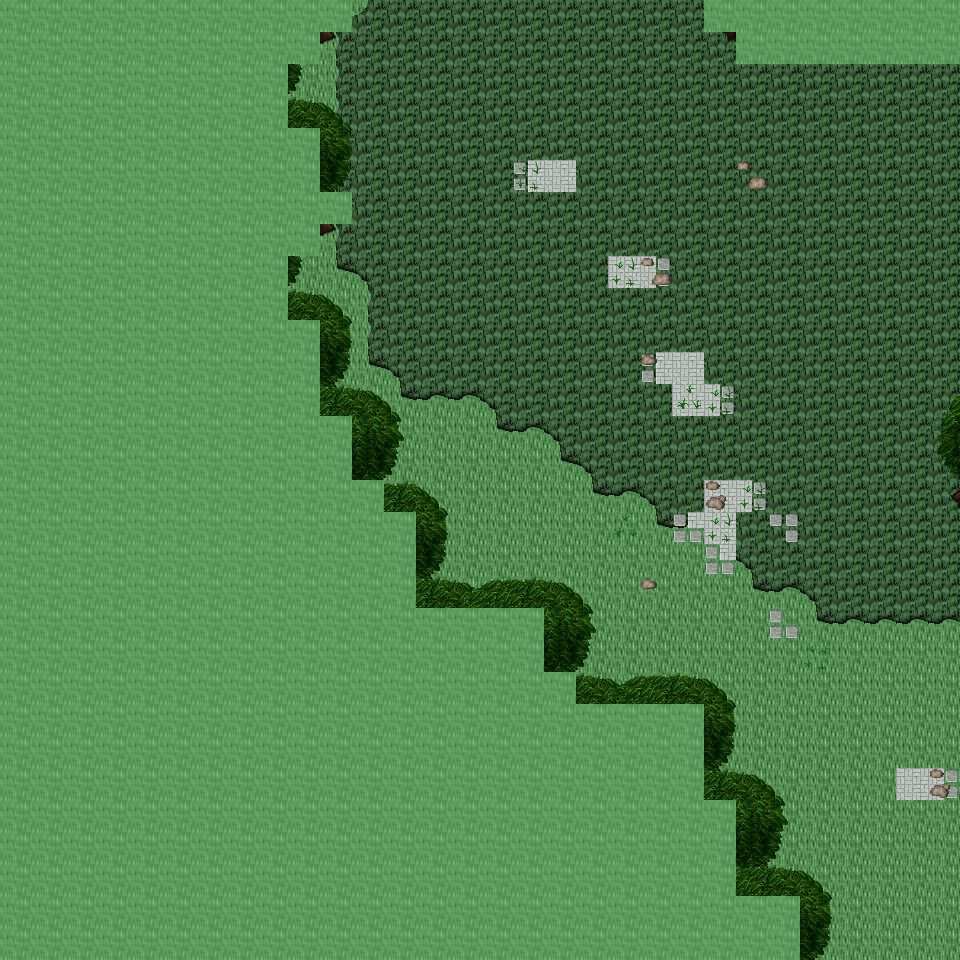

This is a level from a 2D game, rendered from its Tiled map with the project's own tilesets. A one-line summary and the map file follow, with tile-layer data summarised:
An orthogonal 30x30 tile map with 32x32 px tiles, 6 tile layers (Ground, Object, Object2, Above, ...), 23 tilesets and 3 objects (3x mapExit).

<map version="1.0" orientation="orthogonal" renderorder="right-down" width="30" height="30" tilewidth="32" tileheight="32" nextobjectid="4">
  <tileset firstgid="1" name="tileset_ground_ground" tilewidth="32" tileheight="32" tilecount="33" columns="3">
    <image source="../drawable/tileset_ground_ground.png" width="96" height="352" />
  </tileset>
  <tileset firstgid="34" name="tileset_ground_rock_pebbles" tilewidth="32" tileheight="32" tilecount="3" columns="1">
    <image source="../drawable/tileset_ground_rock_pebbles.png" width="32" height="96" />
  </tileset>
  <tileset firstgid="37" name="tileset_ground_grass_edges" tilewidth="32" tileheight="32" tilecount="36" columns="12">
    <image source="../drawable/tileset_ground_grass_edges.png" width="384" height="96" />
  </tileset>
  <tileset firstgid="73" name="tileset_ground_grass_corners" tilewidth="32" tileheight="32" tilecount="24" columns="6">
    <image source="../drawable/tileset_ground_grass_corners.png" width="192" height="128" />
  </tileset>
  <tileset firstgid="97" name="tileset_plant_tree_tree_darkgreen" tilewidth="32" tileheight="32" tilecount="88" columns="8">
    <image source="../drawable/tileset_plant_tree_tree_darkgreen.png" width="256" height="352" />
  </tileset>
  <tileset firstgid="185" name="tileset_plant_grasses" tilewidth="32" tileheight="32" tilecount="6" columns="3">
    <image source="../drawable/tileset_plant_grasses.png" width="96" height="64" />
  </tileset>
  <tileset firstgid="191" name="tileset_plant_bush_bushes" tilewidth="32" tileheight="32" tilecount="10" columns="5">
    <image source="../drawable/tileset_plant_bush_bushes.png" width="160" height="64" />
  </tileset>
  <tileset firstgid="201" name="tileset_plant_tree_tree_green" tilewidth="32" tileheight="32" tilecount="88" columns="8">
    <image source="../drawable/tileset_plant_tree_tree_green.png" width="256" height="352" />
  </tileset>
  <tileset firstgid="289" name="tileset_plant_flower_daisy_white" tilewidth="32" tileheight="32" tilecount="8" columns="2">
    <image source="../drawable/tileset_plant_flower_daisy_white.png" width="64" height="128" />
  </tileset>
  <tileset firstgid="297" name="tileset_object_well" tilewidth="32" tileheight="32" tilecount="4" columns="2">
    <image source="../drawable/tileset_object_well.png" width="64" height="64" />
  </tileset>
  <tileset firstgid="301" name="tileset_item_corpse_huge_animal" tilewidth="32" tileheight="32" tilecount="16" columns="2">
    <image source="../drawable/tileset_item_corpse_huge_animal.png" width="64" height="256" />
  </tileset>
  <tileset firstgid="317" name="tileset_item_corpse_skull_pale" tilewidth="32" tileheight="32" tilecount="2" columns="2">
    <image source="../drawable/tileset_item_corpse_skull_pale.png" width="64" height="32" />
  </tileset>
  <tileset firstgid="319" name="tileset_item_statue_grey_stone" tilewidth="32" tileheight="32" tilecount="4" columns="2">
    <image source="../drawable/tileset_item_statue_grey_stone.png" width="64" height="64" />
  </tileset>
  <tileset firstgid="323" name="tileset_logic_creature_animal" tilewidth="32" tileheight="32" tilecount="32" columns="8">
    <image source="../drawable/tileset_logic_creature_animal.png" width="256" height="128" />
  </tileset>
  <tileset firstgid="355" name="tileset_logic_item_resources" tilewidth="32" tileheight="32" tilecount="6" columns="6">
    <image source="../drawable/tileset_logic_item_resources.png" width="192" height="32" />
  </tileset>
  <tileset firstgid="361" name="tileset_logic_creature_rodent" tilewidth="32" tileheight="32" tilecount="8" columns="8">
    <image source="../drawable/tileset_logic_creature_rodent.png" width="256" height="32" />
  </tileset>
  <tileset firstgid="369" name="tileset_logic_item_sheepfood" tilewidth="32" tileheight="32" tilecount="1" columns="1">
    <image source="../drawable/tileset_logic_item_sheepfood.png" width="32" height="32" />
  </tileset>
  <tileset firstgid="370" name="tileset_logic_item_sign" tilewidth="32" tileheight="32" tilecount="1" columns="1">
    <image source="../drawable/tileset_logic_item_sign.png" width="32" height="32" />
  </tileset>
  <tileset firstgid="371" name="tileset_logic_item_mushroom" tilewidth="32" tileheight="32" tilecount="6" columns="6">
    <image source="../drawable/tileset_logic_item_mushroom.png" width="192" height="32" />
  </tileset>
  <tileset firstgid="377" name="tileset_logic_collision" tilewidth="32" tileheight="32" tilecount="1" columns="1">
    <image source="../drawable/tileset_logic_collision.png" width="32" height="32" />
  </tileset>
  <tileset firstgid="378" name="tileset_logic_protection" tilewidth="32" tileheight="32" tilecount="2" columns="2">
    <image source="../drawable/tileset_logic_protection.png" width="64" height="32" />
  </tileset>
  <tileset firstgid="380" name="tileset_ground_grass_2" tilewidth="32" tileheight="32" tilecount="21" columns="3">
    <image source="../drawable/tileset_ground_grass_2.png" width="96" height="224" />
  </tileset>
  <tileset firstgid="401" name="tileset_ground_green_paving" tilewidth="32" tileheight="32" tilecount="18" columns="3">
    <image source="../drawable/tileset_ground_green_paving.png" width="96" height="192" />
  </tileset>
  <layer name="Ground" width="30" height="30">
    <data>[900 cells, 900 non-empty, 2 distinct tile ids]</data>
  </layer>
  <layer name="Object" width="30" height="30">
    <data>[900 cells, 55 non-empty, 13 distinct tile ids]</data>
  </layer>
  <layer name="Object2" width="30" height="30">
    <data>[900 cells, 38 non-empty, 17 distinct tile ids]</data>
  </layer>
  <layer name="Above" width="30" height="30">
    <data>[900 cells, 489 non-empty, 37 distinct tile ids]</data>
  </layer>
  <layer name="Above2" width="30" height="30">
    <data>[900 cells, 6 non-empty, 4 distinct tile ids]</data>
  </layer>
  <layer name="Walkable" width="30" height="30">
    <data>[900 cells, 453 non-empty, 1 distinct tile ids]</data>
  </layer>
  <objectgroup name="MapEvents">
    <object id="1" name="north" type="mapExit" x="352" y="0" width="352" height="32">
      <properties>
        <property name="map" value="level_0_x119_y59" />
        <property name="x" value="11" />
        <property name="y" value="28" />
      </properties>
    </object>
    <object id="2" name="south" type="mapExit" x="800" y="928" width="160" height="32">
      <properties>
        <property name="map" value="level_0_x119_y61" />
        <property name="x" value="25" />
        <property name="y" value="1" />
      </properties>
    </object>
    <object id="3" name="east" type="mapExit" x="928" y="64" width="32" height="896">
      <properties>
        <property name="map" value="level_0_x120_y60" />
        <property name="x" value="1" />
        <property name="y" value="2" />
      </properties>
    </object>
  </objectgroup>
</map>
